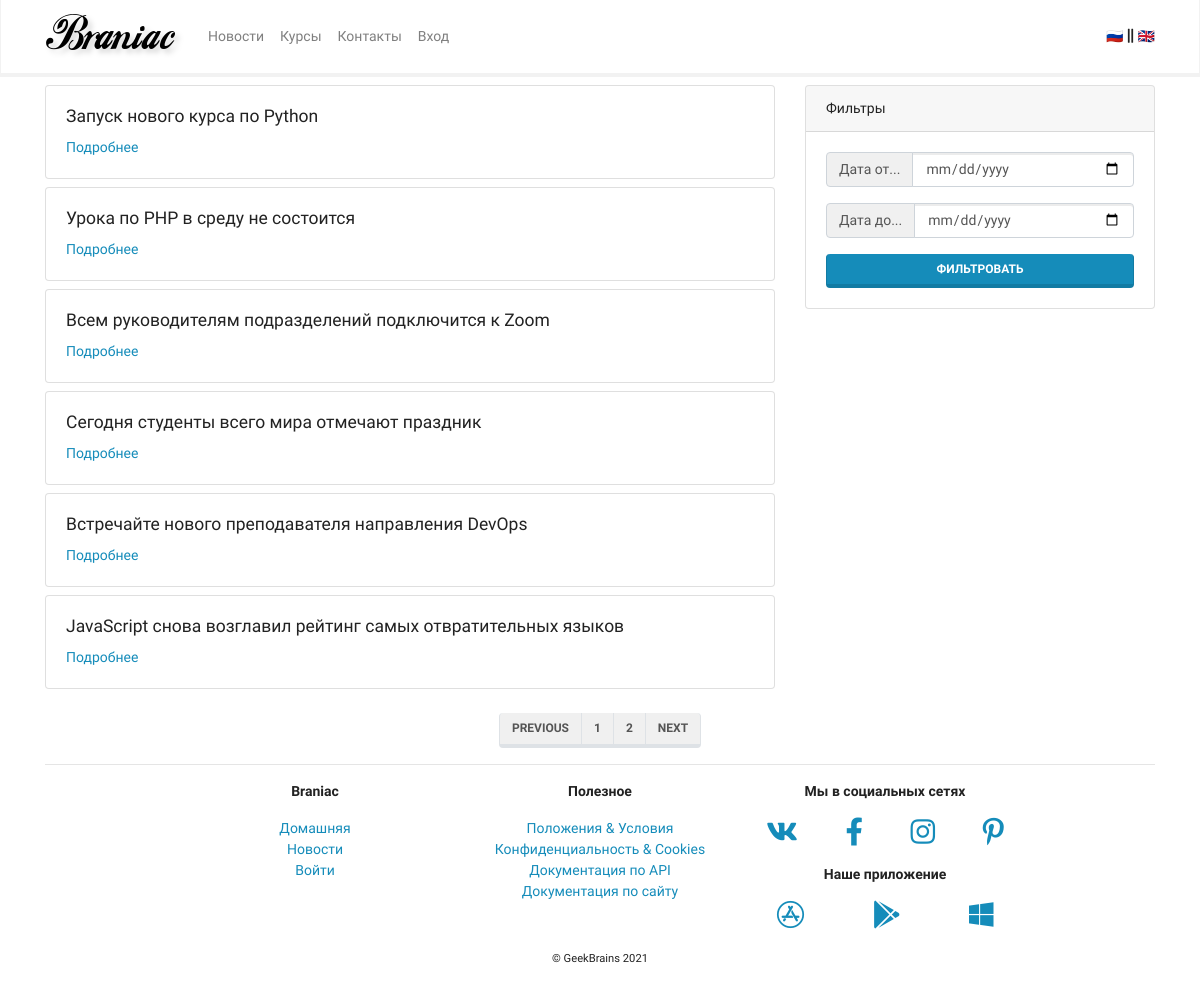
Page /mainapp/news/ on the earlier database version.
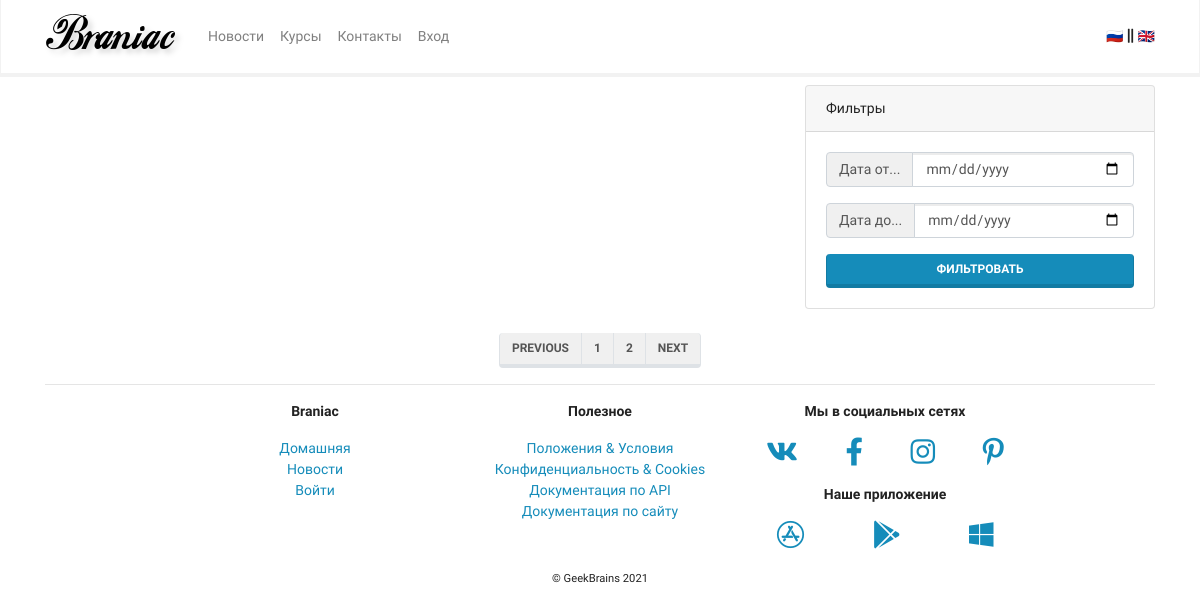
Same page on the later database version.
### mainapp/models.py (models this page shows, shortened)
class BaseModel(models.Model):
    created_at = models.DateTimeField(auto_now_add=True, verbose_name='Дата создания')
    updated_at = models.DateTimeField(auto_now=True, verbose_name='Дата последненго изменения')
    deleted = models.BooleanField(default=False, verbose_name='Удален')
    class Meta:
        abstract = True
        ordering = ('-created_at',)

class News(BaseModel):
    objects = NewsManager
    title = models.CharField(max_length=255, verbose_name='Заголовок')
    preamble = models.CharField(max_length=1000, verbose_name='Вступление')
    body = models.TextField(verbose_name='Содержимое')
    body_as_markdown = models.BooleanField(default=False, verbose_name='Способ разметки')
    class Meta:
        verbose_name = 'новость'
        verbose_name_plural = 'новости'

### mainapp/views.py (the view)
# urls.py: path('news/', views.NewsListView.as_view(), name='news'),
class NewsListView(ListView):
    model = News
    paginate_by: 5
    def get_queryset(self):
        return super().get_queryset().filter(deleted=False)

### mainapp/context_processor.py (called while the page is built)
def my_context_processor(request):
    return {
        'foo':'bar'
    }

### mainapp/templates/mainapp/news_list.html (shortened to what this page needs)
{% extends 'mainapp/base.html' %}
{% block content %}
<div class="row">
<div class="col-lg-8">
{% for item in object_list %}
<div class="card my-2">
  <div class="card-body">
    <h5 class="card-title">{{ item.title }}</h5>
        <div class="row">
          <div class="col">
            <a href="{% url 'mainapp:news_detail' pk=item.pk %}" class="card-link">Подробнее</a>
          </div>
        </div>
  </div>
</div>
{% endfor %}
</div>
  <div class="col-lg-4">
    <div class="card my-2 sticky-top">
      <div class="card-header">
      Фильтры
      </div>
      <div class="card-body">
        <form action="">
          <div class="input-group mb-3">
            <div class="input-group-prepend">
              <span class="input-group-text" id="basic-addon1">Дата от...</span>
            </div>
            <input type="date" class="form-control" name="dateFrom">
          </div>
          <div class="input-group mb-3">
            <div class="input-group-prepend">
              <span class="input-group-text" id="basic-addon1">Дата до...</span>
            </div>
            <input type="date" class="form-control" name="dateTo">
          </div>
          <button type="submit"class="btn btn-primary btn-block">Фильтровать</button>
        </form>
      </div>
    </div>
  </div>
</div>
<div class="row justify-content-center align-items-center mt-3 mb-n3">
  <nav aria-label="Page navigation example">
    <ul class="pagination">
      <li class="page-item">
        <a class="page-link" href="#">Previous</a>
      </li>
      <li class="page-item">
        <a class="page-link" href="#">1</a>
      </li>
      <li class="page-item">
        <a class="page-link" href="#">2</a>
      </li>
 <li class="page-item"><a class="page-link" href="#">Next</a></li>
    </ul>
   </nav>
</div>
{% endblock content %}

### mainapp/templates/mainapp/base.html (shortened to what this page needs)
{% load static %}
<!doctype html>
<html lang="ru">
<head>
    <link rel="stylesheet" href= "{% static 'css/bootstrap.min.css' %}">
    <link rel="stylesheet" href="{% static 'css/Chart.min.css' %}">
    <link rel="stylesheet" href="{% static 'css/fontawesome.all.min.css' %}">
</head>
<body>
    <nav class="navbar navbar-expand-lg navbar-light bg-light">
        <div class="container">
            <a class="navbar-brand" href="{% url 'mainapp:index' %}">
                <img src="{% static 'img/logo.png' %}" alt="">
            </a>
        {% include 'mainapp/includes/inc_main_menu.html' %}
        </div>
    </nav>
    <div class="container-md">
    {% block content %}
    {% endblock %}
    </div>
    <div class="container-lg mt-auto">
        <hr>
        <div class="row justify-content-center">
            <div class="col-sm-6 col-md-3 text-center">
                <p>
                    <strong>Braniac</strong>
                </p>
                <p>
                <ul class="list-unstyled">
                    <li><a href="index.html">Домашняя</a></li>
                    <li><a href="news.html">Новости</a></li>
                    <li><a href="login.html">Войти</a></li>
                </ul>
                </p>
            </div>
            <div class="col-sm-6 col-md-3 text-center">
                <p>
                    <strong>Полезное</strong>
                </p>
                <p>
                <ul class="list-unstyled">
                    <li><a href="#">Положения &amp; Условия</a></li>
                    <li><a href="#">Конфиденциальность &amp; Cookies</a></li>
                    <li><a href="#">Документация по API</a></li>
                    <li><a href="doc_site.html">Документация по сайту</a></li>
                </ul>
                </p>
            </div>
            <div class="col-sm-6 col-md-3 text-center">
                <p>
                    <strong>Мы в социальных сетях</strong>
                </p>
                <p>
                <div class="row justify-content-around">
                    <div><a href="#"><i class="fab fa-vk fa-2x"></i></a></div>
                    <div><a href="#"><i class="fab fa-facebook-f fa-2x"></i></a></div>
                    <div><a href="#"><i class="fab fa-instagram fa-2x"></i></a></div>
                    <div><a href="#"><i class="fab fa-pinterest-p fa-2x"></i></a></div>
                </div>
                </p>
                <p>
                    <strong>Наше приложение</strong>
                </p>
                <p>
                <div class="row justify-content-around">
                    <div><a href="#"><i class="fab fa-app-store fa-2x"></i></a></div>
                    <div><a href="#"><i class="fab fa-google-play fa-2x"></i></a></div>
                    <div><a href="#"><i class="fab fa-windows fa-2x"></i></a></div>
                </div>
                </p>
            </div>
        </div>
        <div class="row justify-content-center">
            <div>
                <p><small>&copy; GeekBrains 2021</small></p>
            </div>
        </div>
    </div>
</body>
</html>

### mainapp/templates/mainapp/includes/inc_main_menu.html
<div class="collapse navbar-collapse" id="navbarSupportedContent">
    <ul class="navbar-nav mr-auto">
        <li class="nav-item">
            <a class="nav-link" href="{% url 'mainapp:news' %}">Новости</a>
        </li>
        <li class="nav-item">
            <a class="nav-link" href="{% url 'mainapp:courses' %}">Курсы</a>
        </li>
        <li class="nav-item {% if request.resolver_match.view_name == 'mainapp:contacts' %} active {% endif %}">
            <a class="nav-link" href="{% url 'mainapp:contacts' %}">Контакты</a>
        </li>
        <li class="nav-item dropdown">
            {% if user.is_authenticated %}
                <a class="nav-link dropdown-toggle" href="#" id="ddProfile" role="button" data-toggle="dropdown"
                aria-haspopup="true" aria-expanded="false">
                    Профиль
                </a>
                <div class="dropdown-menu" aria-labelledby="ddProfile">
                    <a class="dropdown-item" href="{% url 'authapp:edit'%}">Редактировать профиль</a>
                    <a class="dropdown-item" href="#">Мои курсы</a>
                    <div class="dropdown-divider"></div>
                    {% if user.is_staff %}
                        <a class="dropdown-item" href="{% url 'admin:index' %}">Модерация</a>
                    {% endif %}
                    {% if user.is_superuser%}
                        <a class="dropdown-item" href="{% url 'admin:index' %}">Административный раздел</a>
                        <a class="dropdown-item" href="{% url 'mainapp:log_view' %}" target="_blank">Лог</a>
                    {% endif %}
                    <div class="dropdown-divider"></div>
                    <a class="dropdown-item" href="{% url 'authapp:logout' %}">Выход</a>
                </div>
            {% else %}
                <li class="nav-item ">
                    <a class="nav-link" href="{% url 'authapp:login' %}">Вход</a>
                </li>
        {% endif %}
        </li>
    </ul>
    <span><a href="#">🇷🇺</a> <i class="fas fa-grip-lines-vertical"></i> <a href="#">🇬🇧</a></span>
</div>

Differences in the rows shown:
removed News: title "Запуск нового курса по Python"
removed News: title "Урока по PHP в среду не состоится"
removed News: title "Всем руководителям подразделений подключится к Zoom"
removed News: title "Сегодня студенты всего мира отмечают праздник"
removed News: title "Встречайте нового преподавателя направления DevOps"
removed News: title "JavaScript снова возглавил рейтинг самых отвратительных языков"
